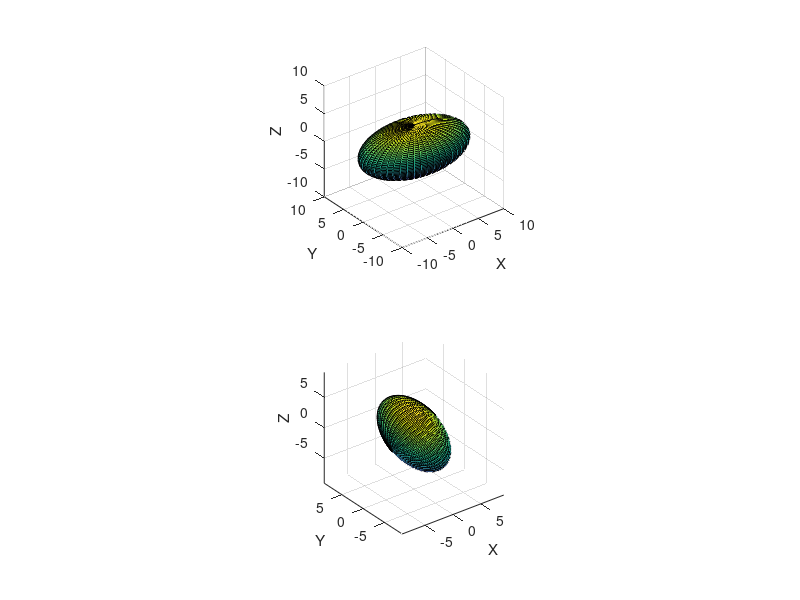

This chart was generated by the following MATLAB code:
%% 将一个椭圆进行倾斜
rotax=20;    %绕X轴旋转的角度
rotay=40;              % 绕Z轴旋转的角度
rotaz=60;             % 绕Y轴旋转的角度
% rotamatrix	坐标系旋转矩阵	
rotamatrix=[cosd(rotaz)*cosd(rotay),sind(rotaz),-cosd(rotaz)*sind(rotay);...
    -sind(rotaz)*cosd(rotay)*cosd(rotax)+sind(rotay)*sind(rotax),...
    cosd(rotaz)*cosd(rotax),...
    sind(rotaz)*sind(rotay)*cosd(rotax)+cosd(rotay)*sind(rotax);...
    sind(rotaz)*cosd(rotay)*sind(rotax)+sind(rotay)*cosd(rotax),...
    -cosd(rotaz)*sind(rotax),...
    -sind(rotaz)*sind(rotay)*sind(rotax)+cosd(rotay)*cosd(rotax)];
%% 生成椭圆的坐标矩阵
[x,y,z] = ellipsoid(0,0,0,10,6,4,50);
figure
hold on
subplot(2,1,1)
surf(x, y, z)
axis equal
xlabel('X'),ylabel('Y'),zlabel('Z')
% 对坐标点进行变换
coor = [x(:),y(:),z(:)];  % 网格坐标数据转化为列坐标数据
% 数据进行矩阵变换
newcoor = coor*rotamatrix;
newx = reshape(newcoor(:,1),size(x))
newy = reshape(newcoor(:,2),size(y))
newz = reshape(newcoor(:,3),size(z))
subplot(2,1,2)
surf(newx, newy, newz)
axis equal
xlabel('X'),ylabel('Y'),zlabel('Z')
hold off